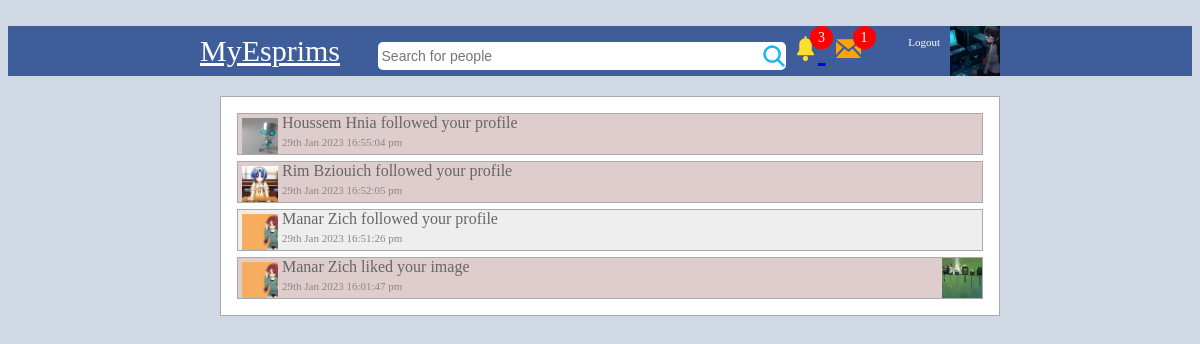
Screenshot of /notifications.php (signed in) with the database file from the repository.
### tables this page shows
CREATE TABLE `users` (
  `id` bigint(20) NOT NULL,
  `userid` bigint(20) NOT NULL,
  `owner` bigint(20) NOT NULL,
  `first_name` varchar(20) NOT NULL,
  `last_name` varchar(20) NOT NULL,
  `gender` varchar(6) NOT NULL,
  `type` varchar(10) NOT NULL,
  `profile_image` varchar(500) NOT NULL,
  `cover_image` varchar(500) NOT NULL,
  `date` datetime NOT NULL,
  `online` int(11) NOT NULL,
  `email` varchar(100) NOT NULL,
  `password` varchar(64) NOT NULL,
  `url_address` varchar(100) NOT NULL,
  `likes` int(11) NOT NULL,
  `about` text NOT NULL,
  `tag_name` varchar(20) NOT NULL,
  `group_type` varchar(8) NOT NULL
);

CREATE TABLE `notifications` (
  `id` bigint(20) NOT NULL,
  `userid` bigint(20) NOT NULL,
  `activity` varchar(10) NOT NULL,
  `contentid` bigint(20) NOT NULL,
  `content_owner` bigint(20) NOT NULL,
  `content_type` varchar(10) NOT NULL,
  `date` datetime NOT NULL
);

CREATE TABLE `posts` (
  `id` bigint(20) NOT NULL,
  `postid` bigint(20) NOT NULL,
  `post` text NOT NULL,
  `image` varchar(500) NOT NULL,
  `has_image` tinyint(1) NOT NULL,
  `is_profile_image` tinyint(1) NOT NULL,
  `is_cover_image` tinyint(1) NOT NULL,
  `parent` bigint(20) NOT NULL,
  `date` datetime NOT NULL DEFAULT current_timestamp(),
  `userid` bigint(20) NOT NULL,
  `owner` bigint(20) NOT NULL,
  `likes` int(11) NOT NULL,
  `comments` int(11) NOT NULL,
  `tags` varchar(2048) NOT NULL
);

### classes/connect.php (called while the page is built, shortened)
<?php
class Database
{
	private $host = "localhost";
	private $username = "root";
	private $password = "";
	private $db = "myesprims_db";
	function connect()
	{
		$connection = mysqli_connect($this->host,$this->username,$this->password,$this->db);
		return $connection;
	}
	function read($query)
	{
		$conn = $this->connect();
		$result = mysqli_query($conn,$query);
		if(!$result)
		{
			return false;
		}
		else
		{
			$data = false;
			while($row = mysqli_fetch_assoc($result))
			{
				$data[] = $row;
			}
			return $data;
		}
	}
}

### classes/login.php (called while the page is built, shortened)
<?php
class Login
{
	public function check_login($id,$redirect = true)
	{
		if(is_numeric($id))
		{
			$query = "select * from users where userid = '$id' limit 1 ";
			$DB = new Database();
			$result = $DB->read($query);
			if($result)
			{
				$user_data = $result[0];
				return $user_data;
			}
		}
	}
}

### classes/image.php (called while the page is built, shortened)
<?php
class Image
{
	public function get_thumb_profile($filename)
	{
		$thumbnail = $filename . "_profile_thumb.jpg";
		if(file_exists($thumbnail))
		{
			return $thumbnail;
		}
	}
	public function get_thumb_post($filename)
	{
		$thumbnail = $filename . "_post_thumb.jpg";
		if(file_exists($thumbnail))
		{
			return $thumbnail;
		}
	}
}

### classes/functions.php (called while the page is built, shortened)
<?php
function esc($value)
{
	return addslashes($value);
}
function check_notifications()
{
	$number = 0;
	$userid = $_SESSION['myesprims_userid'];
	$DB = new Database();
	$follow = array();
	$sql = "select * from content_i_follow where disabled = 0 && userid = '$userid' limit 100";
	$i_follow = $DB->read($sql);
	if(count($follow) > 0){
		$str = "'" . implode("','", $follow) . "'";
		$query = "select * from notifications where (userid != '$userid' && content_owner = '$userid') || (contentid in ($str)) order by id desc limit 30";
	}else{
		$query = "select * from notifications where userid != '$userid' && content_owner = '$userid' order by id desc limit 30";
	}
 	$data = $DB->read($query);
 	if(is_array($data)){
 		foreach ($data as $row) {
	 		$query = "select * from notification_seen where userid = '$userid' && notification_id = '$row[id]' limit 1";
			$check = $DB->read($query);
			if(!is_array($check)){
				$number++;
			}
		}
	}
	return $number;
}
function check_messages(){
	$DB = new Database();
	$me = esc($_SESSION['myesprims_userid']);
	$query = "select * from messages where (receiver = '$me' && deleted_receiver = 0 && seen = 0) limit 100";
	$data = $DB->read($query);
	if(is_array($data)){
		return count($data);
	}
	return 0;
}

### classes/user.php (called while the page is built, shortened)
<?php
class User
{
	public function get_user($id)
	{
		$query = "select * from users where userid = '$id' limit 1";
		$DB = new Database();
		$result = $DB->read($query);
		if($result)
		{
			return $result[0];
		}else
		{
			return false;
		}
	}
}

### classes/post.php (called while the page is built, shortened)
<?php
class Post
{
	public function get_one_post($postid)
	{
		$query = "select * from posts where postid = '$postid' limit 1";
		$DB = new Database();
		$result = $DB->read($query);
		if($result)
		{
			return $result[0];
		}else
		{
			return false;
		}
	}
}

### single_notification.php (the view, shortened to what this page needs)
<?php
	$actor = $User->get_user($notif_row['userid']);
	$owner = $User->get_user($notif_row['content_owner']);
	$id = esc($_SESSION['myesprims_userid']);
	$link = "";
	if($notif_row['content_type'] == "post"){
		$link = ROOT . "single_post/" . $notif_row['contentid'] . "/" . $notif_row['id'];
	}else
	if($notif_row['content_type'] == "profile"){
		$link = ROOT . "profile/" . $notif_row['userid'] . "/" . $notif_row['id'];
	}
	$query = "select * from notification_seen where userid = '$id' && notification_id = '$notif_row[id]' limit 1";
	$seen = $DB->read($query);
	if(is_array($seen)){
		$color = "#eee";
	}else{
		$color = "#dfcccc";
	}
?>
<a href="<?php echo $link ?>" style="text-decoration: none;">
	<div id="notification" style="background-color: <?= $color ?>">
		<?php
			if(is_array($actor) && is_array($owner)){
				$image = "images/user_male.jpg";
				if($actor['gender'] == "Female")
				{
					$image = "images/user_female.jpg";
				}
				if(file_exists($actor['profile_image']))
				{
					$image = $image_class->get_thumb_profile($actor['profile_image']);
				}
				echo "<img src='".ROOT."$image' style='width:36px;margin:4px;float:left;' />";
				if($actor['userid'] != $id){
					echo $actor['first_name'] . " " . $actor['last_name'];
				}else{
 					echo "You ";
				}
 				if($notif_row['activity'] == "like"){
					echo " liked ";
				}else
				if($notif_row['activity'] == "follow"){
					echo " followed ";
				}
				if($owner['userid'] != $id && $notif_row['activity'] != "tag"){
					echo $owner['first_name'] . " " . $owner['last_name'] . "'s ";
				}elseif($notif_row['activity'] == "tag"){
					echo " you in a ";
				}else{
					if($notif_row['activity'] == "invite" || $notif_row['activity'] == "role"){
						echo " a ";
					}else{
 						echo " your ";
					}
				}
 				$content_row = $Post->get_one_post($notif_row['contentid']);
				if($notif_row['content_type'] == "post"){
					if($content_row['has_image']){
						echo "image";
						if(file_exists($content_row['image']))
						{
							$post_image = ROOT . $image_class->get_thumb_post($content_row['image']);
							echo "<img src='$post_image' style='width:40px;float:right;' />";
						}
 					}else{
						echo $notif_row['content_type'];
						echo "
 								<span style='float:right;font-size:11px;color:#888;display:inline-block;margin-right:10px;'>'".htmlspecialchars(substr($content_row['post'],0,50))."'</span>
							";
					}
				}else{
					echo $notif_row['content_type'];
				}
				$date = date("jS M Y H:i:s a",strtotime($notif_row['date']));
				echo "<br>
					<span style='font-size:11px;color:#888;display:inline-block;margin-right:10px;'>$date</span>
				";
			}
		?>
	</div>
</a>

### notifications.php (shortened to what this page needs)
<?php
	include("classes/autoload.php");
	$login = new Login();
	$user_data = $login->check_login($_SESSION['myesprims_userid']);
 	$USER = $user_data;
	$Post = new Post();
	$User = new User();
?>
<!DOCTYPE html>
	<html>
	<head>
	</head>
	<body style="font-family: tahoma; background-color: #d0d8e4;">
		<br>
		<?php include("header.php"); ?>
		<div style="width: 800px;margin:auto;min-height: 400px;">
			<div style="display: flex;">
 				<div style="min-height: 400px;flex:2.5;padding: 20px;padding-right: 0px;">
 					<div style="border:solid thin #aaa; padding: 10px;background-color: white;">
 						<?php
 							$DB = new Database();
 							$id = esc($_SESSION['myesprims_userid']);
 							$follow = array();
 							if(count($follow) > 0){
 								$str = "'" . implode("','", $follow) . "'";
   								$query = "select * from notifications where (userid != '$id' && content_owner = '$id') || (contentid in ($str)) order by id desc limit 30";
 							}else{
  								$query = "select * from notifications where userid != '$id' && content_owner = '$id' order by id desc limit 30";
 							}
 							$data = $DB->read($query);
 						?>
 						<?php if(is_array($data)): ?>
 							<?php foreach ($data as $notif_row):
 							 	include("single_notification.php");
  					 		 endforeach; ?>
  					 	<?php else: ?>
  					 			No notifications were found
  					 	<?php endif; ?>
 					</div>
 				</div>
			</div>
		</div>
	</body>
</html>

### header.php
<?php
	$corner_image = "images/user_male.jpg";
	if(isset($USER)){
		if(file_exists($USER['profile_image']))
		{
			$image_class = new Image();
			$corner_image = $image_class->get_thumb_profile($USER['profile_image']);
		}else{
			if($USER['gender'] == "Female"){
				$corner_image = "images/user_female.jpg";
			}
		}
	}
?>
<div id="blue_bar">
	<form method="get" action="<?=ROOT?>search">
		<div style="width: 800px;margin:auto;font-size: 30px;">
			<a href="<?=ROOT?>home" style="color: white;">MyEsprims</a>
			&nbsp &nbsp <input type="text" id="search_box" name="find" placeholder="Search for people" />
			<?php if(isset($USER)): ?>
				<a href="<?=ROOT?>profile">
				<img src="<?php echo ROOT . $corner_image ?>" style="width: 50px;float: right;">
				</a>
				<a href="<?=ROOT?>logout">
				<span style="font-size:11px;float: right;margin:10px;color:white;">Logout</span>
				</a>
				<a href="<?=ROOT?>notifications">
				<span style="display: inline-block;position: relative;">
					<img src="<?=ROOT?>notif.svg" style="width:25px;float:right;margin-top: 10px">
					<?php
						$notif = check_notifications();
					?>
					<?php if($notif > 0): ?>
						<div style="background-color: red;color: white;position: absolute;right:-15px;
						width:15px;height: 15px;border-radius: 50%;padding: 4px;text-align:center;font-size: 14px;"><?= $notif ?></div>
					<?php endif; ?>
				</span>
				</a>
				<a href="<?=ROOT?>messages">
				<span style="display: inline-block;position: relative;margin-left: 10px;">
 					<svg fill="orange" style="float:right;margin-top: 10px" width="25" height="25" viewBox="0 0 24 24"><path d="M12 12.713l-11.985-9.713h23.971l-11.986 9.713zm-5.425-1.822l-6.575-5.329v12.501l6.575-7.172zm10.85 0l6.575 7.172v-12.501l-6.575 5.329zm-1.557 1.261l-3.868 3.135-3.868-3.135-8.11 8.848h23.956l-8.11-8.848z"/></svg>
					<?php
						$notif = check_messages();
					?>
					<?php if($notif > 0): ?>
						<div style="background-color: red;color: white;position: absolute;right:-15px;
						width:15px;height: 15px;border-radius: 50%;padding: 4px;text-align:center;font-size: 14px;"><?= $notif ?></div>
					<?php endif; ?>
				</span>
				</a>
			<?php else: ?>
				<a href="<?=ROOT?>login">
				<span style="font-size:13px;float: right;margin:10px;color:white;">Login</span>
				</a>
			<?php endif; ?>
		</div>
	</form>
</div>

### notifications.php (style rules this page uses)
#blue_bar { height: 50px; background-color: #405d9b; color: #d9dfeb; }
#search_box { width: 400px; height: 20px; border-radius: 5px; border:none; padding: 4px; font-size: 14px; background-image: url(search.png); background-repeat: no-repeat; background-position: right; }
#notification { height: 40px; background-color: #eee; color:#666; border: 1px solid #aaa; margin: 6px; }

### rows the page displays
users: profile_image (picture)
notifications: users.profile_image (picture), users.first_name "Houssem", users.last_name "Hnia", activity "followed", content_type "profile", date "29th Jan 2023 16:55:04 pm"
notifications: users.profile_image (picture), users.first_name "Rim", users.last_name "Bziouich", activity "followed", content_type "profile", date "29th Jan 2023 16:52:05 pm"
notifications: users.profile_image (picture), users.first_name "Manar", users.last_name "Zich", activity "followed", content_type "profile", date "29th Jan 2023 16:51:26 pm"
notifications: users.profile_image (picture), users.first_name "Manar", users.last_name "Zich", activity "liked", posts.image (picture), date "29th Jan 2023 16:01:47 pm"

### other values shown
$notif "3"
$notif "1"
